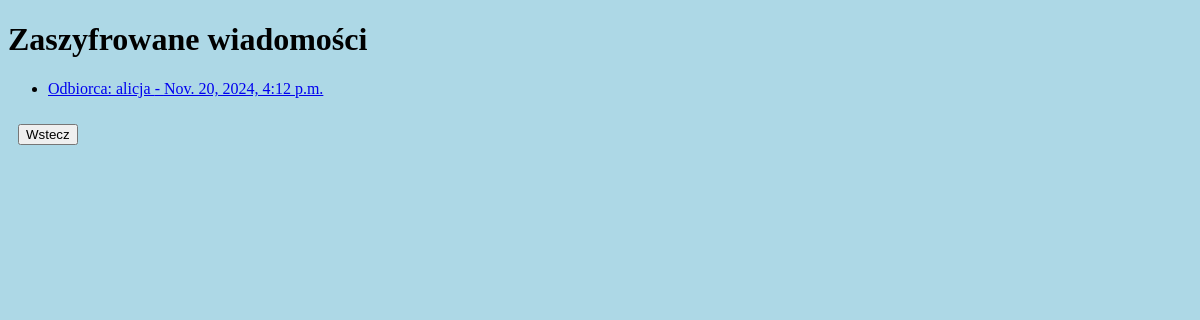
/elgamal/messages/, run on an earlier commit of the app's database.
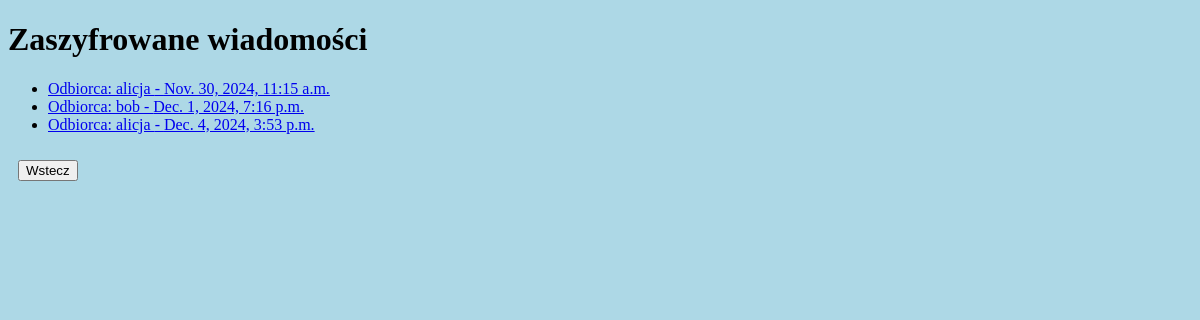
And on a later commit of the database.
### eccApp/models.py (models this page shows, shortened)
class EncryptedMessage(models.Model):
    receiver = models.CharField(max_length=100)
    curve_p = models.BigIntegerField()
    curve_a = models.BigIntegerField()
    curve_b = models.BigIntegerField()
    g_x = models.BigIntegerField()
    g_y = models.BigIntegerField()
    pubkey_x = models.BigIntegerField()
    pubkey_y = models.BigIntegerField()
    message_x = models.BigIntegerField()
    message_y = models.BigIntegerField()
    c1_x = models.BigIntegerField()
    c1_y = models.BigIntegerField()
    c2_x = models.BigIntegerField()
    c2_y = models.BigIntegerField()
    timestamp = models.DateTimeField(auto_now_add=True)

### eccApp/views.py (the view)
# urls.py: path('elgamal/messages/', views.elgamal_messages, name='elgamal_messages'),
def elgamal_messages(request):
    messages = EncryptedMessage.objects.all()
    return render(request, 'eccApp/elgamal_messages.html', {'messages': messages})

### eccApp/templates/eccApp/elgamal_messages.html (shortened to what this page needs)
{% load static %}
<!DOCTYPE html>
<html lang="pl">
<head>
    <link rel="stylesheet" href="{% static 'eccApp/style.css' %}">
</head>
<body>
<h1>Zaszyfrowane wiadomości</h1>
<ul>
    {% for message in messages %}
        <li>
            <a href="{% url 'elgamal_message_detail' message.id %}">
                Odbiorca: {{ message.receiver }} - {{ message.timestamp }}
            </a>
        </li>
    {% endfor %}
</ul>
<a href="{% url 'elgamal_page' %}"><button>Wstecz</button></a>
</body>
</html>

What changed in the data, as far as the page shows it:
removed EncryptedMessage: receiver "alicja", timestamp "Nov. 20, 2024, 4:12 p.m."
added EncryptedMessage: receiver "alicja", timestamp "Nov. 30, 2024, 11:15 a.m."
added EncryptedMessage: receiver "bob", timestamp "Dec. 1, 2024, 7:16 p.m."
added EncryptedMessage: receiver "alicja", timestamp "Dec. 4, 2024, 3:53 p.m."
